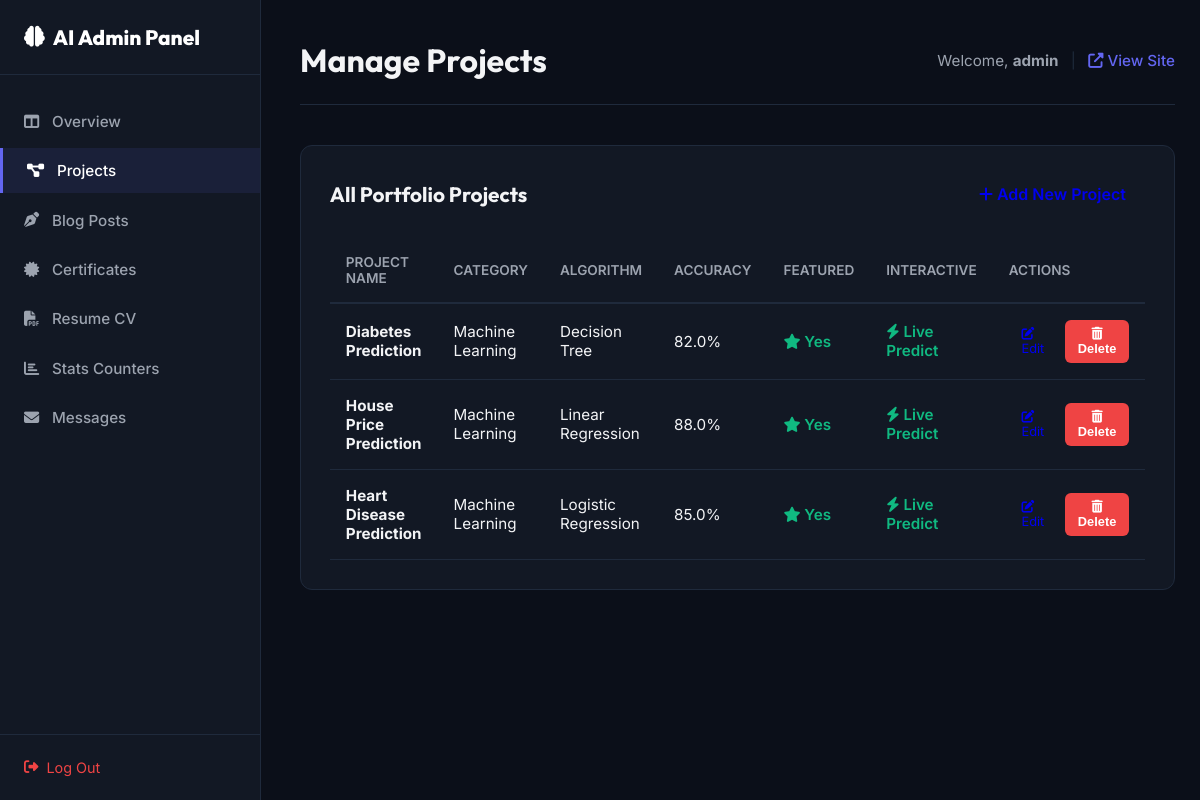
The page /admin/projects (signed in) on the database its author committed.
### app.py (models this page shows)
class User(db.Model, UserMixin):
    id = db.Column(db.Integer, primary_key=True)
    username = db.Column(db.String(50), unique=True, nullable=False)
    password_hash = db.Column(db.String(255), nullable=False)

class Project(db.Model):
    id = db.Column(db.Integer, primary_key=True)
    name = db.Column(db.String(100), nullable=False)
    slug = db.Column(db.String(100), unique=True, nullable=False)
    description = db.Column(db.Text, nullable=True)
    category = db.Column(db.String(50), nullable=False) # Machine Learning, Deep Learning, Data Analysis
    tags = db.Column(db.String(200), nullable=True) # Comma separated
    image_filename = db.Column(db.String(100), nullable=True)
    model_filename = db.Column(db.String(100), nullable=True)
    dataset_filename = db.Column(db.String(100), nullable=True)
    doc_filename = db.Column(db.String(100), nullable=True)
    accuracy = db.Column(db.Float, nullable=True)
    precision = db.Column(db.Float, nullable=True)
    recall = db.Column(db.Float, nullable=True)
    f1_score = db.Column(db.Float, nullable=True)
    status = db.Column(db.String(20), default='Completed') # Completed, In Progress
    github_link = db.Column(db.String(255), nullable=True)
    demo_link = db.Column(db.String(255), nullable=True)
    algorithm = db.Column(db.String(100), nullable=True)
    problem_statement = db.Column(db.Text, nullable=True)
    dataset_info = db.Column(db.Text, nullable=True)
    data_cleaning = db.Column(db.Text, nullable=True)
    feature_engineering = db.Column(db.Text, nullable=True)
    training_process = db.Column(db.Text, nullable=True)
    evaluation_metrics = db.Column(db.Text, nullable=True)
    future_improvements = db.Column(db.Text, nullable=True)
    conclusion = db.Column(db.Text, nullable=True)
    confusion_matrix_img = db.Column(db.String(100), nullable=True)
    roc_curve_img = db.Column(db.String(100), nullable=True)
    feature_importance_img = db.Column(db.String(100), nullable=True)
    is_featured = db.Column(db.Boolean, default=False)
    is_interactive = db.Column(db.Boolean, default=False)
    inputs_schema = db.Column(db.Text, nullable=True)

### app.py (the view)
@app.route('/admin/projects')
@login_required
def admin_projects():
    projects = Project.query.order_by(Project.id.desc()).all()
    return render_template('admin/projects.html', projects=projects)

### app.py (called while the page is built)
@login_manager.user_loader
def load_user(user_id):
    return User.query.get(int(user_id))

### templates/admin/projects.html (shortened to what this page needs)
{% extends 'admin/base_admin.html' %}
{% block header_title %}Manage Projects{% endblock %}
{% block admin_content %}
<div class="admin-card">
    <div class="admin-card-header">
        <h2>All Portfolio Projects</h2>
        <a href="{{ url_for('admin_project_add') }}" class="btn-primary" style="text-decoration: none; padding: 0.6rem 1.2rem; border-radius: 8px; font-weight: 600;"><i class="fas fa-plus"></i> Add New Project</a>
    </div>
    <div class="admin-table-wrapper">
        <table class="admin-table">
            <thead>
                <tr>
                    <th>Project Name</th>
                    <th>Category</th>
                    <th>Algorithm</th>
                    <th>Accuracy</th>
                    <th>Featured</th>
                    <th>Interactive</th>
                    <th>Actions</th>
                </tr>
            </thead>
            <tbody>
                {% for project in projects %}
                <tr>
                    <td><strong>{{ project.name }}</strong></td>
                    <td>{{ project.category }}</td>
                    <td>{{ project.algorithm or 'N/A' }}</td>
                    <td>{% if project.accuracy %}{{ (project.accuracy * 100) | round(1) }}%{% else %}N/A{% endif %}</td>
                    <td>
                        {% if project.is_featured %}
                        <span style="color: var(--admin-success); font-weight: 600;"><i class="fas fa-star"></i> Yes</span>
                        {% else %}
                        <span style="color: var(--admin-text-muted);">No</span>
                        {% endif %}
                    </td>
                    <td>
                        {% if project.is_interactive %}
                        <span style="color: var(--admin-success); font-weight: 600;"><i class="fas fa-bolt"></i> Live Predict</span>
                        {% else %}
                        <span style="color: var(--admin-text-muted);">No</span>
                        {% endif %}
                    </td>
                    <td>
                        <div class="action-btns">
                            <a href="{{ url_for('admin_project_edit', id=project.id) }}" class="btn-primary btn-sm" style="text-decoration: none;"><i class="fas fa-edit"></i> Edit</a>
                            <form action="{{ url_for('admin_project_delete', id=project.id) }}" method="POST" style="display: inline;" onsubmit="return confirm('Are you sure you want to delete this project?');">
                                <button type="submit" class="btn-danger btn-sm" style="border: none; padding: 0.4rem 0.8rem; border-radius: 6px; font-weight: 600; cursor: pointer;"><i class="fas fa-trash-alt"></i> Delete</button>
                            </form>
                        </div>
                    </td>
                </tr>
                {% else %}
                <tr>
                    <td colspan="7" style="text-align: center; color: var(--admin-text-muted); padding: 2rem;">No projects added yet. Click 'Add New Project' to get started.</td>
                </tr>
                {% endfor %}
            </tbody>
        </table>
    </div>
</div>
{% endblock %}

### templates/admin/base_admin.html (shortened to what this page needs)
<!DOCTYPE html>
<html lang="en">
<head>
    <link rel="stylesheet" href="https://cdnjs.cloudflare.com/ajax/libs/font-awesome/6.4.0/css/all.min.css">
    <link rel="stylesheet" href="{{ url_for('static', filename='css/admin.css') }}">
</head>
<body class="admin-body">
    <aside class="admin-sidebar">
        <div class="admin-sidebar-header">
            <i class="fas fa-brain"></i>
            <span>AI Admin Panel</span>
        </div>
        <ul class="admin-sidebar-menu">
            <li class="{% if request.path == '/admin' or request.path == '/admin/dashboard' %}active{% endif %}">
                <a href="{{ url_for('admin_dashboard') }}"><i class="fas fa-columns"></i> <span>Overview</span></a>
            </li>
            <li class="{% if '/admin/projects' in request.path %}active{% endif %}">
                <a href="{{ url_for('admin_projects') }}"><i class="fas fa-project-diagram"></i> <span>Projects</span></a>
            </li>
            <li class="{% if '/admin/blogs' in request.path %}active{% endif %}">
                <a href="{{ url_for('admin_blogs') }}"><i class="fas fa-pen-nib"></i> <span>Blog Posts</span></a>
            </li>
            <li class="{% if '/admin/certificates' in request.path %}active{% endif %}">
                <a href="{{ url_for('admin_certificates') }}"><i class="fas fa-certificate"></i> <span>Certificates</span></a>
            </li>
            <li class="{% if '/admin/resume' in request.path %}active{% endif %}">
                <a href="{{ url_for('admin_resume') }}"><i class="fas fa-file-pdf"></i> <span>Resume CV</span></a>
            </li>
            <li class="{% if '/admin/stats' in request.path %}active{% endif %}">
                <a href="{{ url_for('admin_stats') }}"><i class="fas fa-chart-bar"></i> <span>Stats Counters</span></a>
            </li>
            <li class="{% if '/admin/messages' in request.path %}active{% endif %}">
                <a href="{{ url_for('admin_messages') }}"><i class="fas fa-envelope"></i> <span>Messages</span></a>
            </li>
        </ul>
        <div class="admin-sidebar-footer">
            <a href="{{ url_for('admin_logout') }}"><i class="fas fa-sign-out-alt"></i> <span>Log Out</span></a>
        </div>
    </aside>
    <main class="admin-main">
        <header class="admin-header">
            <div>
                <h1>{% block header_title %}Dashboard Overview{% endblock %}</h1>
            </div>
            <div class="user-info">
                <span>Welcome, <strong>{{ current_user.username }}</strong></span>
                <span style="margin: 0 0.5rem; color: var(--admin-border)">|</span>
                <a href="{{ url_for('index') }}" target="_blank" style="color: var(--admin-accent); text-decoration: none; font-weight: 500;"><i class="fas fa-external-link-alt"></i> View Site</a>
            </div>
        </header>
        {% block admin_content %}{% endblock %}
    </main>
</body>
</html>

### static/css/admin.css (style rules this page uses)
:root { --admin-bg-primary: #0b0f19; --admin-bg-sidebar: #121824; --admin-border: #1f2a3c; --admin-text-main: #f3f4f6; --admin-text-muted: #9ca3af; --admin-accent: #6366f1; --admin-accent-hover: #4f46e5; --admin-success: #10b981; --admin-warning: #f59e0b; --admin-danger: #ef4444; }
body.admin-body { background-color: var(--admin-bg-primary); color: var(--admin-text-main); font-family: 'Inter', sans-serif; margin: 0; padding: 0; display: flex; min-height: 100vh; overflow-x: hidden; }
.admin-sidebar { width: 260px; background-color: var(--admin-bg-sidebar); border-right: 1px solid var(--admin-border); display: flex; flex-direction: column; position: fixed; height: 100vh; left: 0; top: 0; z-index: 100; }
.admin-sidebar-header { padding: 1.5rem; border-bottom: 1px solid var(--admin-border); font-family: 'Outfit', sans-serif; font-size: 1.3rem; font-weight: 800; color: #ffffff; display: flex; align-items: center; gap: 0.5rem; }
.admin-sidebar-menu { list-style: none; padding: 1.5rem 0; margin: 0; flex: 1; display: flex; flex-direction: column; gap: 0.3rem; }
.admin-sidebar-menu li a { display: flex; align-items: center; gap: 0.8rem; padding: 0.8rem 1.5rem; color: var(--admin-text-muted); text-decoration: none; font-size: 0.95rem; font-weight: 500; transition: all 0.2s ease; }
.admin-sidebar-menu li a:hover, .admin-sidebar-menu li.active a { color: #ffffff; background-color: rgba(99, 102, 241, 0.1); border-left: 3px solid var(--admin-accent); }
.admin-sidebar-footer { padding: 1.5rem; border-top: 1px solid var(--admin-border); }
.admin-sidebar-footer a { color: var(--admin-danger); text-decoration: none; font-size: 0.9rem; display: flex; align-items: center; gap: 0.5rem; }
.admin-main { flex: 1; margin-left: 260px; padding: 2.5rem; box-sizing: border-box; }
.admin-header { display: flex; justify-content: space-between; align-items: center; margin-bottom: 2.5rem; border-bottom: 1px solid var(--admin-border); padding-bottom: 1.5rem; }
.admin-header h1 { font-family: 'Outfit', sans-serif; font-size: 2rem; margin: 0; }
.admin-header .user-info { font-size: 0.95rem; color: var(--admin-text-muted); }
.admin-card { background-color: var(--admin-bg-sidebar); border: 1px solid var(--admin-border); border-radius: 12px; padding: 1.8rem; margin-bottom: 2rem; }
.admin-card-header { display: flex; justify-content: space-between; align-items: center; margin-bottom: 1.5rem; }
.admin-card-header h2 { font-family: 'Outfit', sans-serif; font-size: 1.3rem; margin: 0; }
.admin-table-wrapper { overflow-x: auto; }
.admin-table { width: 100%; border-collapse: collapse; text-align: left; }
.admin-table th { padding: 1rem; border-bottom: 2px solid var(--admin-border); color: var(--admin-text-muted); font-weight: 600; font-size: 0.85rem; text-transform: uppercase; }
.admin-table td { padding: 1rem; border-bottom: 1px solid var(--admin-border); font-size: 0.95rem; vertical-align: middle; }
.action-btns { display: flex; gap: 0.5rem; }
.btn-sm { padding: 0.4rem 0.8rem; font-size: 0.8rem; border-radius: 6px; }
.btn-danger { background-color: var(--admin-danger); color: #ffffff; }

### rows shown on the page
User: username "admin"
Project: name "Diabetes Prediction", category "Machine Learning", algorithm "Decision Tree", (project.accuracy*100)|round(1) "82.0", is_featured True (drawn), is_interactive True (drawn)
Project: name "House Price Prediction", category "Machine Learning", algorithm "Linear Regression", (project.accuracy*100)|round(1) "88.0", is_featured True (drawn), is_interactive True (drawn)
Project: name "Heart Disease Prediction", category "Machine Learning", algorithm "Logistic Regression", (project.accuracy*100)|round(1) "85.0", is_featured True (drawn), is_interactive True (drawn)
